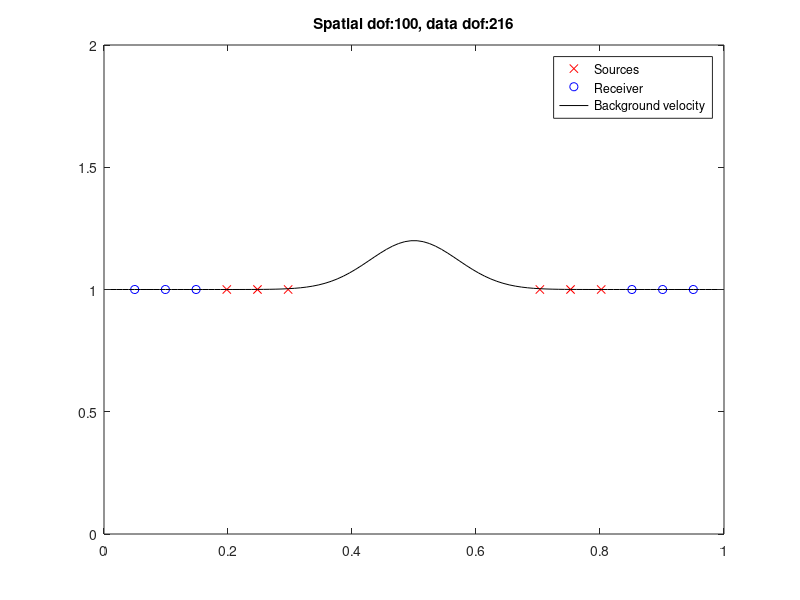

The MATLAB script that drew this image: (Note: this script raises an error after producing the figure.)
clear all
close all
clc

maxit=200;
freq.min=1;
freq.max=5;
freq.n=6;

receiver.left=[.05 .15];
source.left=[.2 .3];
source.right=[.7 .8];
receiver.right=[.85 .95];

source.n=6;
receiver.n=6;

c=@(x) 1+.2*exp(-100*(x-.5).^2);
n=20*freq.max;
h=1/(n+1);
x=h:h:1-h;
noise=1e-12;
method='lbfgs';

sl=source.left;
rl=receiver.left;
sr=source.right;
rr=receiver.right;
ns=source.n;
nr=receiver.n;
xs_ind=[round(linspace(sl(1),sl(2),ns/2)/h) round(linspace(sr(1),sr(2),ns/2)/h)];
xr_ind=[round(linspace(rl(1),rl(2),nr/2)/h) round(linspace(rr(1),rr(2),nr/2)/h)];

figure
plot(x(xs_ind),ones(size(xs_ind)),'rx',x(xr_ind),ones(size(xr_ind)),'bo',x,c(x),'-k')
legend('Sources','Receiver','Background velocity')
title(sprintf('Spatial dof:%d, data dof:%d',n,source.n*receiver.n*freq.n))
axis([0 1 0 2])
drawnow

[m,out]=adjoint_state_1d(c,freq,source,receiver,maxit,noise,method);

figure
subplot(1,2,1)
% plot(x,c(x),'-b',x,sqrt(1./m(2:end-1)),'-r')
plot(x,1./c(x).^2,'-b',x,m(2:end-1),'-r')
legend('True squared slowness','Reconstruction')
axis([0 1 0 2])
subplot(1,2,2)
semilogy(out.J(out.J~=0))
title('Objective function')